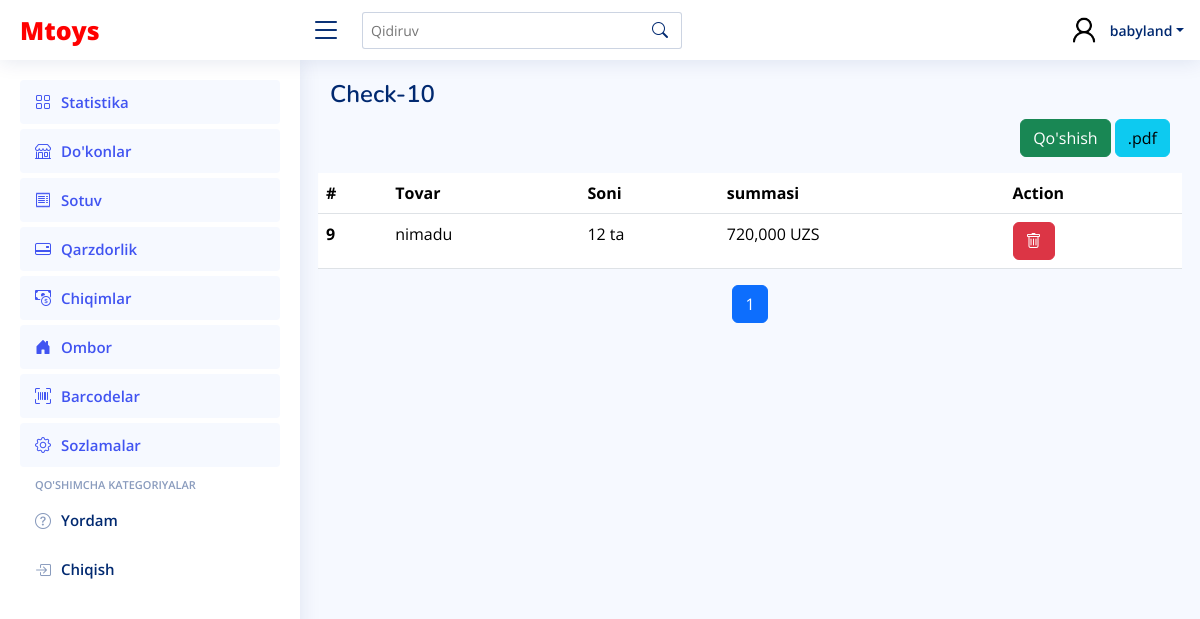
/sale/10/ (signed in), run on an earlier commit of the app's database.
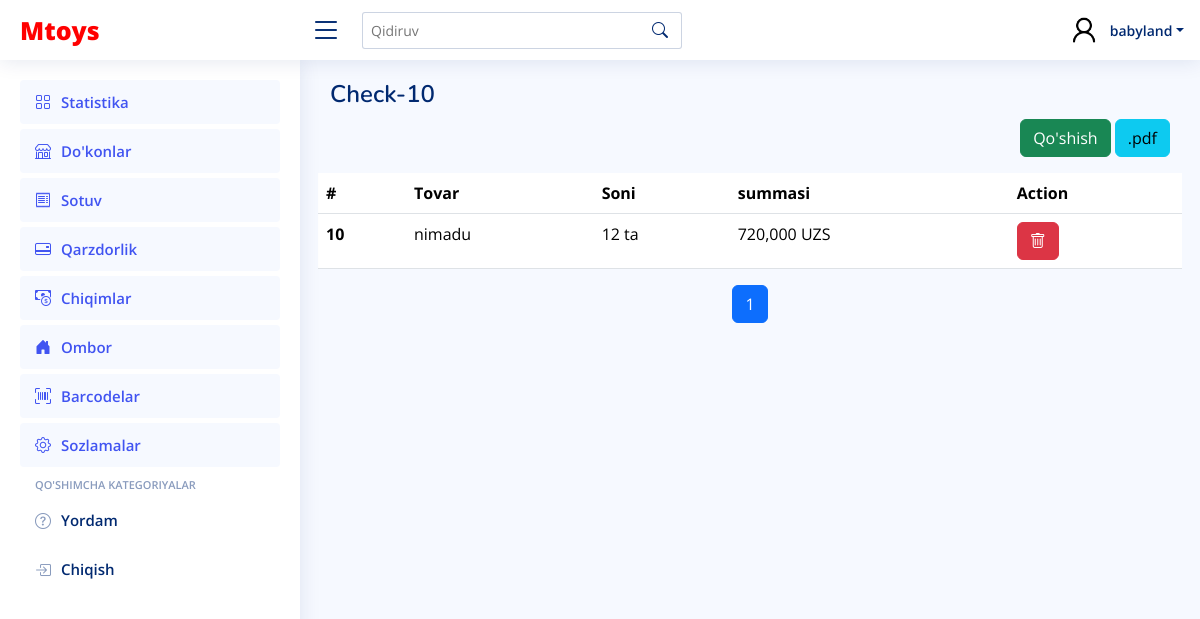
And on a later commit of the database.
### main_app/models.py (models this page shows, shortened)
class SaleItems(models.Model):
    quantity = models.PositiveIntegerField(default=0)
    product = models.ForeignKey(Product, on_delete=models.CASCADE, related_name="sales")
    sale = models.ForeignKey(Sale, on_delete=models.CASCADE, related_name="items")
    def get_amount(self):
        overall =  self.product.sale_price * self.quantity
        if overall > 0:
            return overall
        else:
            return 0

class Product(models.Model):
    name = models.CharField(max_length=250)
    base_price = models.PositiveIntegerField(default=0)
    sale_price = models.PositiveIntegerField(default=0)
    amount = models.PositiveIntegerField(default=0)
    qr_code_id = models.CharField(max_length=250)

### main_app/views.py (the view, shortened to what this page needs)
# urls.py: path("sale/<int:pk>/", SaleDetailView.as_view(), name="sale_detail"),
@method_decorator(login_required, name='dispatch')
class SaleDetailView(DetailView):
    template_name = "sale/sale_detail.html"
    model = Sale
    context_object_name = 'sale'
    paginate_by = 20
    def get_context_data(self, **kwargs):
        context = super().get_context_data(**kwargs)
        sale_items = SaleItems.objects.filter(sale=self.object)
        paginator_sale_items = Paginator(sale_items, self.paginate_by)
        page_number_sale_items = self.request.GET.get('page_sale_items')
        page_obj_sale_items = paginator_sale_items.get_page(page_number_sale_items)
        context["page_obj_sale_items"] = page_obj_sale_items
        return context

### templates/sale/sale_detail.html (shortened to what this page needs)
{% extends 'wrapper.html' %}
{% load humanize %}
{% block content %}
<div class="pagetitle">
    <h1>Check-{{ sale.id }}</h1>
</div>
  <div class="d-flex justify-content-between align-items-center">
    <div>
      <form method="POST">
        <button type="button" class="btn btn-success" id="startScanButton" >Qo'shish</button>
        <button type="submit" class="btn btn-info" name="pdf">.pdf</button>
      </form>
    </div>
  </div>
    <div class="row mt-3" style="overflow-x: auto;">
      {% if page_obj_sale_items %}
            <table class="table" >
              <thead>
                <tr>
                  <th scope="col">#</th>
                  <th scope="col">Tovar</th>
                  <th scope="col">Soni</th>
                  <th scope="col">summasi</th>
                  <th scope="col">Action</th>
                </tr>
              </thead>
              <tbody>
                {% for i in page_obj_sale_items %}
                <tr>
                    <th scope="row">{{ i.id }}</th>
                    <td>{{ i.product.name }} {{ i.shop.last_name }}</td>
                    <td>{{ i.quantity|intcomma }} ta</td>
                    <td>{{ i.get_amount|intcomma }} UZS</td>
                    <td>
                      <form method="POST" class="d-flex justify-content-start align-items-center gap-3">
                        <button type="button" class="btn btn-danger" data-id="{{ i.id }}" data-bs-toggle="modal"  data-bs-target="#DeleteModal"><i class="bi bi-trash"></i></button>
                      </form>
                    </td>
                </tr>
                {% endfor %}
              </tbody>
            </table>
      {% else %}
            <div style="color: gray;font-size:20px;text-align:center">
              Bu checkga hali mahsulot qo'shilmagan!!!
            </div>
      {% endif %}
            <nav aria-label="Page navigation">
                <ul class="pagination justify-content-center">
                  {% for num in page_obj_sale_items.paginator.page_range %}
                    {% if page_obj_sale_items.number == num %}
                      <li class="page-item active"><a class="page-link" href="?page_sale_items={{ num }}">{{ num }}</a></li>
                    {% else %}
                      <li class="page-item"><a class="page-link" href="?page_sale_items={{ num }}">{{ num }}</a></li>
                    {% endif %}
                  {% endfor %}
                </ul>
            </nav>
    </div>
{% endblock content %}

What changed in the data, as far as the page shows it:
removed SaleItems: id "9", product.name "nimadu", quantity "12", get_amount "720,000"
added SaleItems: id "10", product.name "nimadu", quantity "12", get_amount "720,000"
